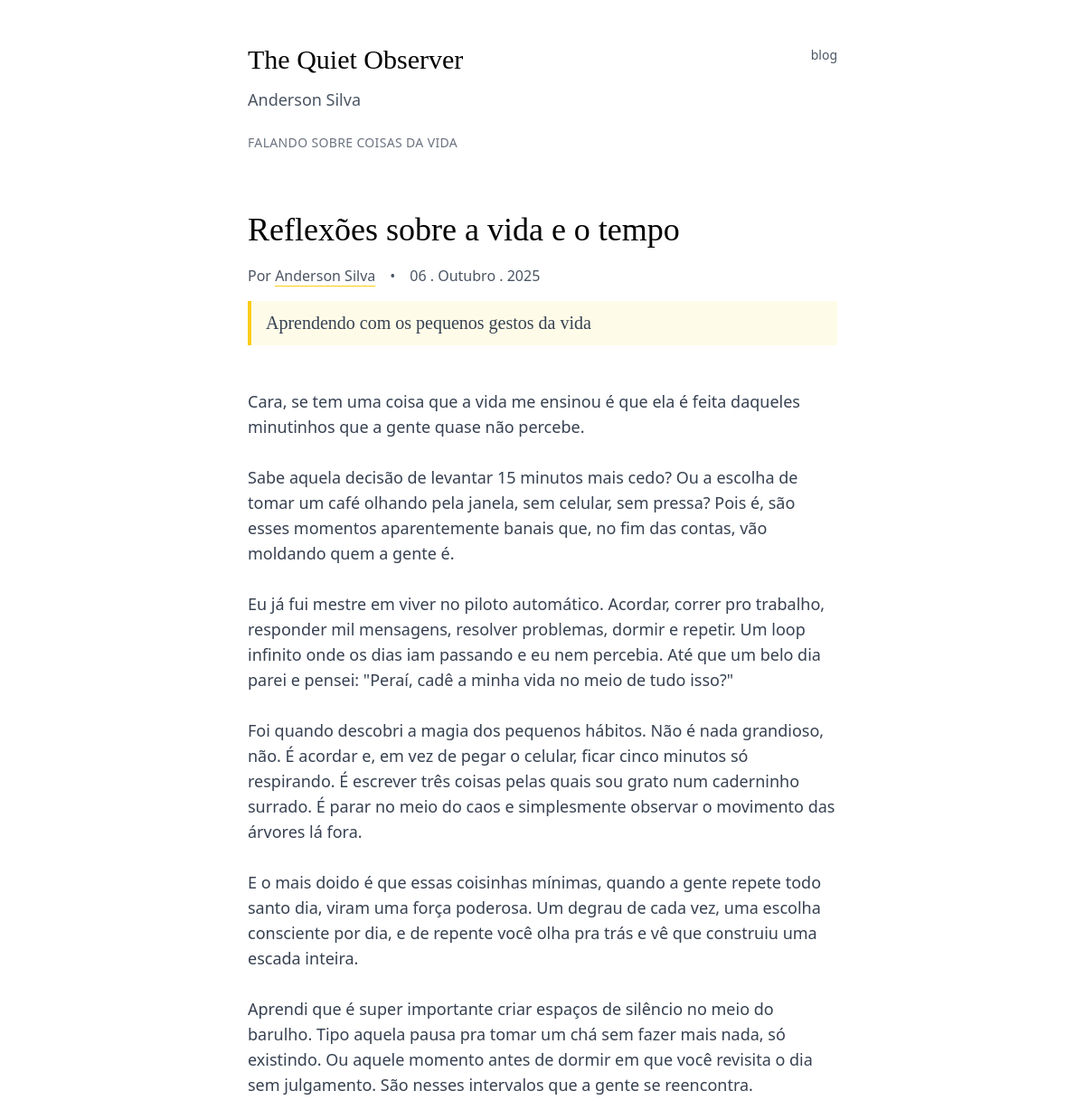
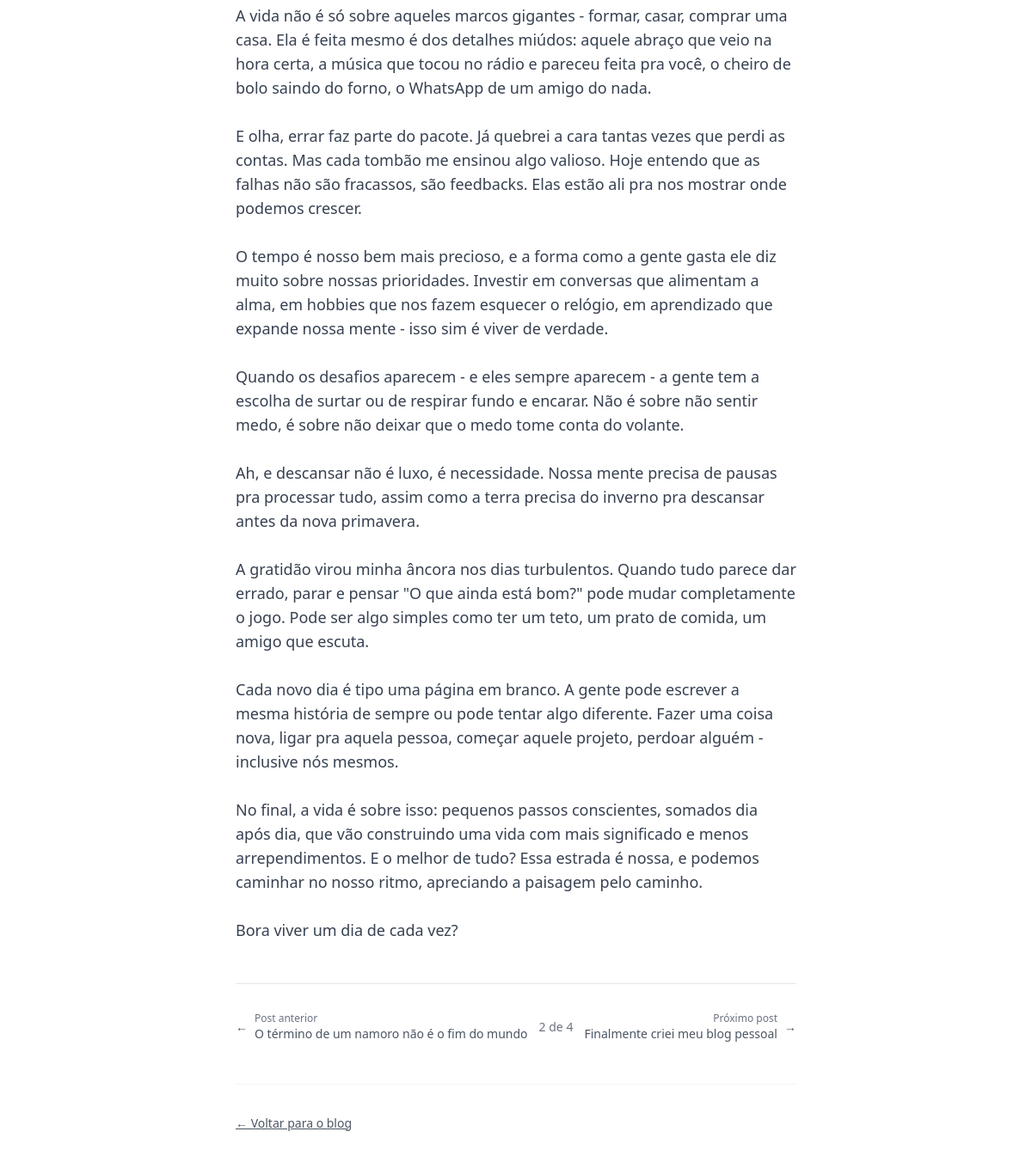
The app's page /reflexoes-sobre-a-vida-e-o-tempo/ with its own data (2 pictures, top to bottom).
### posts/models.py (models this page shows, shortened)
class Post(models.Model):
    title = models.CharField(max_length=200)
    subtitle = models.CharField(max_length=300, blank=True, null=True)
    slug = models.SlugField(unique=True)
    content = models.TextField()
    published_at = models.DateTimeField(default=timezone.now)
    class Meta:
        ordering = ['-published_at']
    def get_absolute_url(self):
        return reverse('post_detail', args=[self.slug])

### posts/views.py (the view)
# urls.py: path('<slug:slug>/', views.post_detail, name='post_detail'),
def post_detail(request, slug):
    post = get_object_or_404(Post, slug=slug)
    all_posts = Post.objects.all().order_by('published_at')
    post_list = list(all_posts)
    current_index = None
    for i, p in enumerate(post_list):
        if p.id == post.id:
            current_index = i
            break
    previous_post = post_list[current_index - 1] if current_index > 0 else None
    next_post = post_list[current_index + 1] if current_index < len(post_list) - 1 else None
    return render(request, 'posts/post_detail.html', {
        'post': post,
        'previous_post': previous_post,
        'next_post': next_post,
        'post_number': current_index + 1 if current_index is not None else 1,
        'total_posts': len(post_list)
    })

### posts/templates/posts/post_detail.html (shortened to what this page needs)
<!DOCTYPE html>
{% load youtube %}
<html lang="pt-br">
<head>
    {% load static %}
    <script src="https://cdn.tailwindcss.com"></script>
</head>
<body class="bg-white text-black max-w-[700px] mx-auto px-6 py-12">
    <header class="mb-16">
        <div class="flex justify-between items-start">
            <div>
                <h1 class="text-3xl font-serif font-light mb-3">The Quiet Observer</h1>
                <p class="text-gray-600 mb-6 text-lg">
                    <a href="{% url 'sobre_mim' %}" class="hover:text-black transition duration-200">Anderson Silva</a>
                </p>
                <p class="text-sm text-gray-500 uppercase tracking-wide">Falando sobre coisas da vida</p>
            </div>
            <nav>
                <a href="{% url 'post_list' %}" class="text-gray-600 hover:text-black transition duration-200 text-sm">
                    blog
                </a>
            </nav>
        </div>
    </header>
    <main>
        <article class="space-y-12">
            <header class="space-y-6">
                <div class="space-y-4">
                    <h1 class="text-4xl font-serif font-light leading-tight">{{ post.title }}</h1>
                    <div class="flex items-center space-x-4 text-gray-600">
                        <p>Por <a href="{% url 'sobre_mim' %}" class="hover:text-black transition duration-200 border-b border-yellow-400">Anderson Silva</a></p>
                        <span>•</span>
                        <time>{{ post.published_at|date:"d . F . Y" }}</time>
                    </div>
                    {% if post.subtitle %}
                        <p class="text-xl text-gray-700 font-serif leading-relaxed border-l-4 border-yellow-400 pl-4 py-2 bg-yellow-50">
                            {{ post.subtitle }}
                        </p>
                    {% endif %}
                </div>
            </header>
            <div class="text-gray-700 leading-relaxed space-y-8">
                <div class="post-conteudo space-y-6 text-lg">
                    {{ post.content|linebreaksbr }}
                </div>
            </div>
            <div class="flex justify-between items-center pt-8 border-t border-gray-200">
                {% if next_post %}
                    <a href="{{ next_post.get_absolute_url }}" class="text-gray-600 hover:text-black transition duration-200 text-sm group">
                        <span class="flex items-center space-x-2">
                            <span class="group-hover:-translate-x-1 transition duration-200">←</span>
                            <span>
                                <span class="text-xs text-gray-500 block">Post anterior</span>
                                {{ next_post.title }}
                            </span>
                        </span>
                    </a>
                {% else %}
                    <span></span>
                {% endif %}
                <span class="text-gray-500 text-sm">
                    {% if post_number and total_posts %}
                        {{ post_number }} de {{ total_posts }}
                    {% endif %}
                </span>
                {% if previous_post %}
                    <a href="{{ previous_post.get_absolute_url }}" class="text-gray-600 hover:text-black transition duration-200 text-sm group text-right">
                        <span class="flex items-center space-x-2 justify-end">
                            <span>
                                <span class="text-xs text-gray-500 block">Próximo post</span>
                                {{ previous_post.title }}
                            </span>
                            <span class="group-hover:translate-x-1 transition duration-200">→</span>
                        </span>
                    </a>
                {% else %}
                    <span></span>
                {% endif %}
            </div>
            <footer class="pt-8 border-t border-gray-100">
                <a href="{% url 'post_list' %}" class="text-gray-600 hover:text-black transition duration-200 text-sm underline">
                    ← Voltar para o blog
                </a>
            </footer>
        </article>
    </main>
</body>
</html>

### records on screen
Post: title "Reflexões sobre a vida e o tempo", published_at "06 . Outubro . 2025", subtitle "Aprendendo com os pequenos gestos da vida", content "Cara, se tem uma coisa que a vida me ensinou é que ela é feita daqueles minutinhos que a gente quase não percebe. Sabe aquela decisão de levantar 15 minutos mais cedo? Ou a escolha de tomar um café olhando pela janela, sem celular, sem pressa? Pois é, são esses momentos aparentemente banais que, no fim das contas, vão moldando quem a gente é. Eu já fui mestre em viver no piloto automático. Acordar, correr pro trabalho, responder mil mensagens, resolver problemas, dormir e repetir. Um loop infinito onde os dias iam passando e eu nem percebia. Até que um belo dia parei e pensei: \"Peraí, cadê a minha vida no meio de tudo isso?\" Foi quando descobri a magia dos pequenos hábitos. Não é nada…"
Post: title "O término de um namoro não é o fim do mundo"
Post: title "Finalmente criei meu blog pessoal"

### other values on screen
{{ post_number }} "2"
{{ total_posts }} "4"
